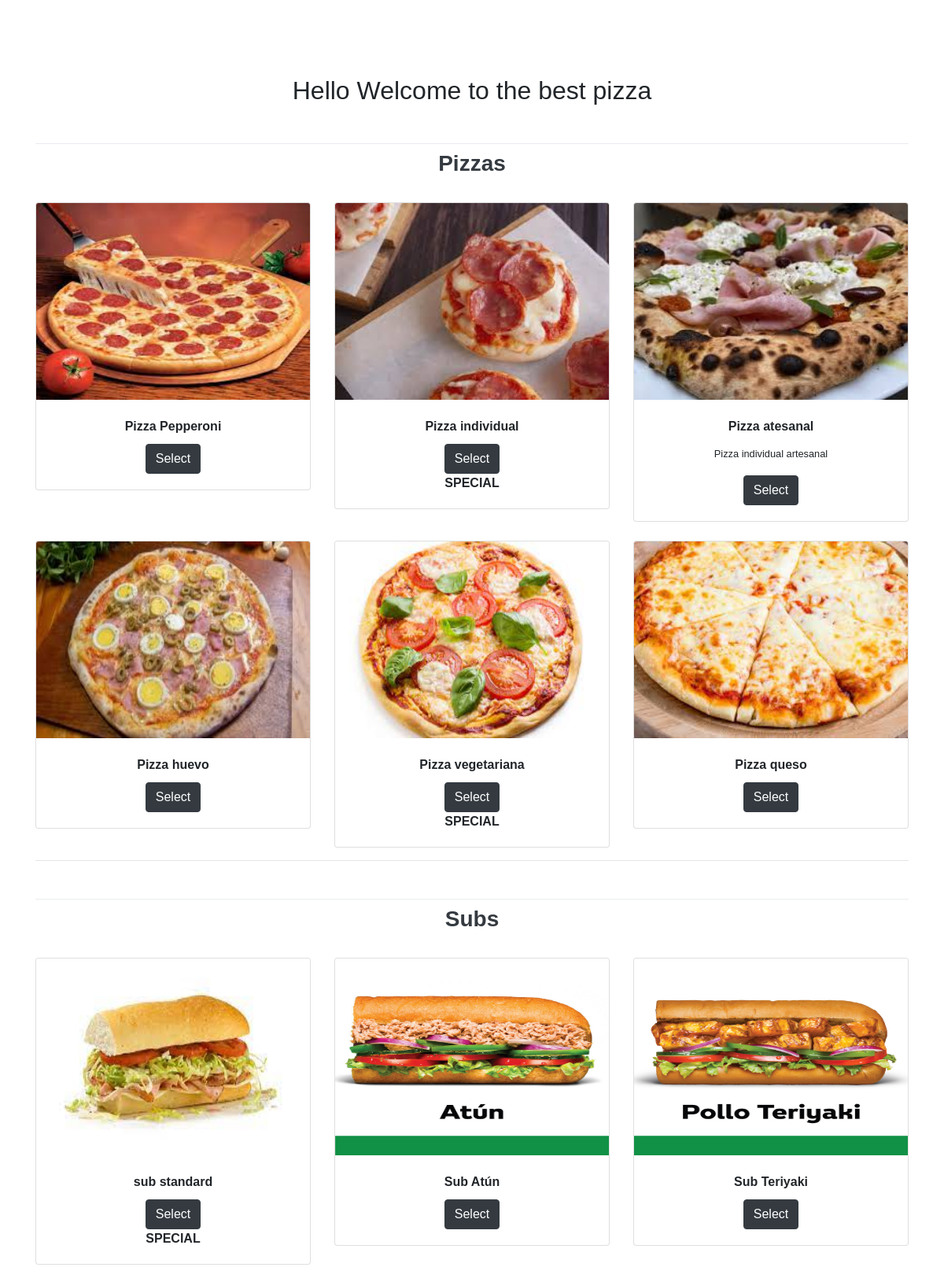
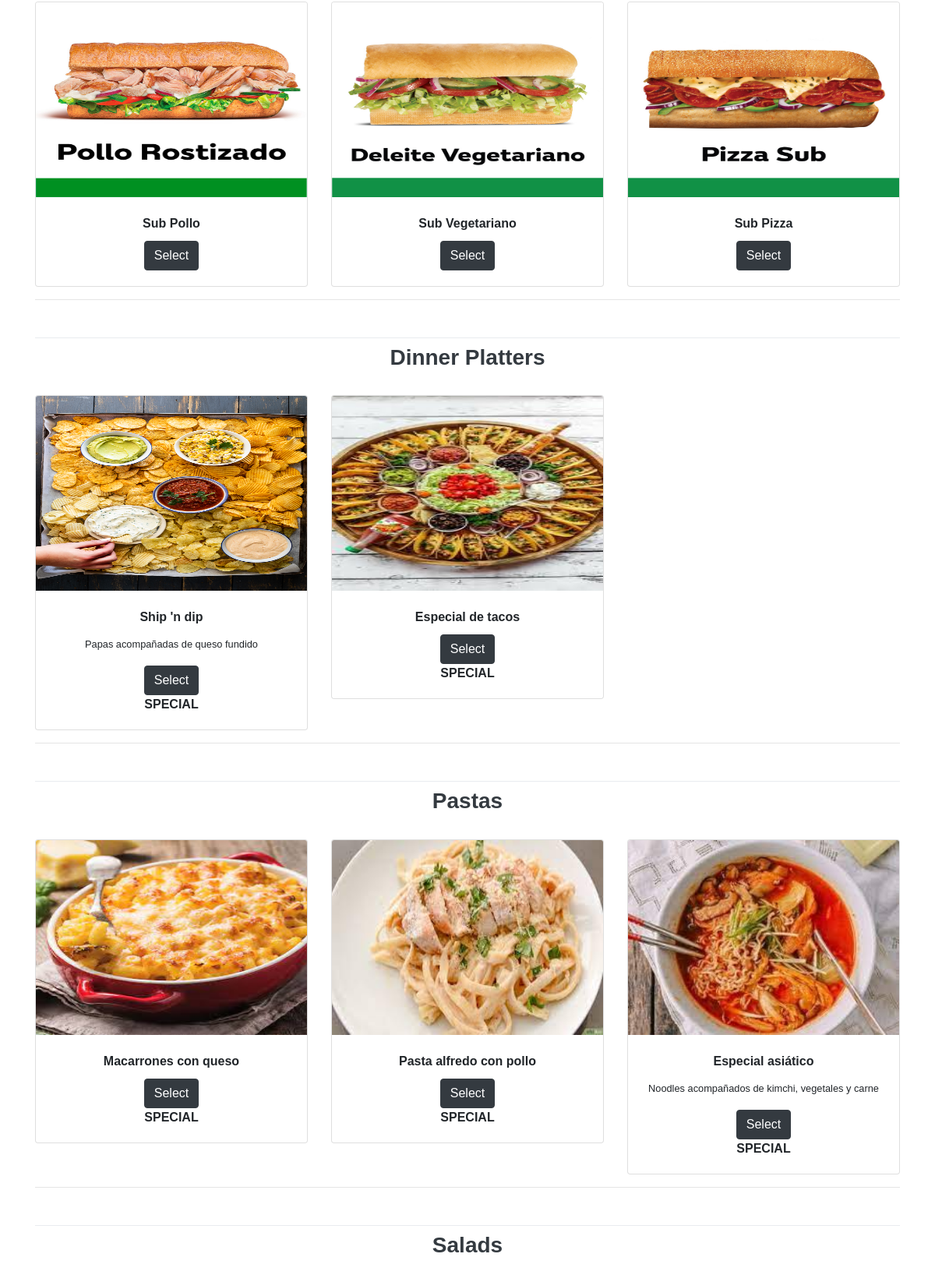
The app's page / (signed in, upper part) with its own data (2 pictures, top to bottom).
### orders/models.py (models this page shows, shortened)
class Type(models.Model):
    type = models.CharField(max_length=64)

class Inventory(models.Model):
    name = models.CharField(max_length=64)
    image = models.ImageField(upload_to="static/images/", blank=True)
    toppings = models.ManyToManyField(
        Topping, blank=True, related_name="toppings")
    special = models.BooleanField(default=False)
    customizable = models.BooleanField(default=True)
    item_type = models.ForeignKey(Type, on_delete=models.PROTECT, null=True)
    comments = models.CharField(max_length=500, blank=True)

### orders/views.py (the view)
# urls.py: path("", views.index, name="index"),
def index(request):
    if not request.user.is_authenticated:
        return render(request, "orders/login.html", {"error": "Invalid Username"})
    context = {
        'types': Type.objects.all(),
        'inventory': Inventory.objects.all(),
        'extra_allowed_count': 3,
        'size':  Size.objects.all(),
        'toppings': Topping.objects.all()
    }
    return render(request, "orders/index.html", context)

### orders/models.py (called while the page is built)
    def __str__(self):
        return f"{self.size}"

### orders/templates/orders/index.html (shortened to what this page needs)
{% extends "orders/base.html" %}
{% block body %}
<div class="container text-center">
    <h2> Hello {{ user.first_name}} Welcome to the best pizza</h2>
    <section id="menu">
        {% for item_cat in types %}
        <div class="dropdown-divider title mt-5"></div>
        <h3 class="text-dark"><strong>{{item_cat.type}}
        </h3>
        <div>
            <div class="row row-cols-1 row-cols-md-3">
                {% for items in inventory %}
                {% if items.item_type == item_cat %}
                <div class="col-md-6 col-lg-4 col-sm-12 col-xs-12 mt-4">
                    <div class="card">{% load static%}
                        <img src=" {{items.image}}" class="card-img-top" height="250" alt="...">
                        <div class="card-body">
                            <h5 class="card-title"><small><b>{{ items.name }}</b></small></h5>
                            {% if items.comments %}
                            <p><small>{{items.comments}}</small></p>
                            {% endif %}
                            <a href="#" data-toggle="modal" data-target="#modal{{ items.id }}" aria-expanded="true"
                                aria-controls="collapseOne" class="btn btn-dark">Select</a>
                            {% if items.special %} <div class="ribbon-wrapper-green">
                                <div class="ribbon-green">SPECIAL</div>
                            </div>
                            {% endif %}
                        </div>
                    </div>
                </div>
                {%endif%}
                {% endfor %}
            </div>
            <hr>
            {% endfor %}
    </section>
</div>
{% endblock %}

### orders/static/css/styles.css (style rules this page uses)
* { margin: 0; padding: 0; }
body { background-image: url(https://as2.ftcdn.net/v2/jpg/02/85/26/89/1000_F_285268962_7Pb0RZFaX4OQLt5nJejlpZuSg7GvYivV.jpg); background-position: center; font-family: sans-serif; margin-top: 40px; }
a { color: #FFFFFF; }

### records on screen
Type: type "Pizzas"
Inventory: image (picture), name "Pizza Pepperoni"
Inventory: image (picture), name "Pizza individual", special "SPECIAL"
Inventory: image (picture), name "Pizza atesanal", comments "Pizza individual artesanal"
Inventory: image (picture), name "Pizza huevo"
Inventory: image (picture), name "Pizza vegetariana", special "SPECIAL"
Inventory: image (picture), name "Pizza queso"
Type: type "Subs"
Inventory: image (picture), name "sub standard", special "SPECIAL"
Inventory: image (picture), name "Sub Atún"
Inventory: image (picture), name "Sub Teriyaki"
Inventory: image (picture), name "Sub Pollo"
Inventory: image (picture), name "Sub Vegetariano"
Inventory: image (picture), name "Sub Pizza"
Type: type "Dinner Platters"
Inventory: image (picture), name "Ship 'n dip", comments "Papas acompañadas de queso fundido", special "SPECIAL"
Inventory: image (picture), name "Especial de tacos", special "SPECIAL"
Type: type "Pastas"
Inventory: image (picture), name "Macarrones con queso", special "SPECIAL"
Inventory: image (picture), name "Pasta alfredo con pollo", special "SPECIAL"
Inventory: image (picture), name "Especial asiático", comments "Noodles acompañados de kimchi, vegetales y carne", special "SPECIAL"
Type: type "Salads"
